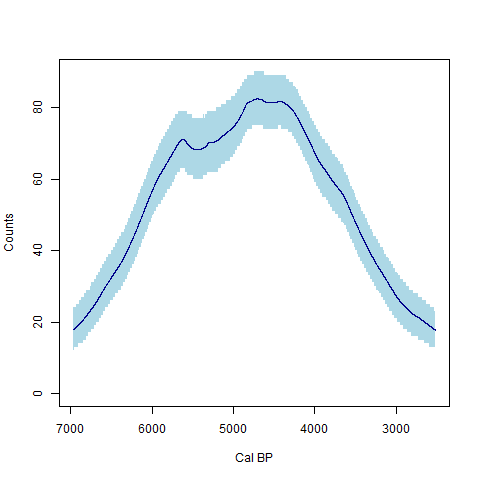

The script that saved this image:
##############################
### FIGURE 6. SITE COUNTS ###
############################

# Load Required Libraries
library(rcarbon)
setwd("~/BayesMegaliths-master") # Set first the working directory at the BayesMegaliths-master folder, as this script is coded to have that folder as the root
library(here)

## A) CREATE THE SAMPLE POSTERIORS

# Read bespoke R functions (located in "src" folder)
source(here('src','oxcalScriptCreator.R'))

# Read C14 database with only those sites that contains more than 1 radiocarbon date
dates = read.csv2(here('data','C14dates_Iberia1.csv'), sep=";",na='n/a')

# Create OxCalScript (and save it into oxcalscripts folder)
oxcalScriptGen(id=dates$LabNumber,c14age=dates$C14,errors=dates$STD,group=NULL,site=dates$SiteID,fn=here('oxcalscripts','script.oxcal'),interval=100,mcnsim=5000,mcname="MCMC_uniform",model=c("uniform"))

# Run OxCalScript Locally (Notice this may take several hours).
quickSetupOxcal()
oxcalscript <- read_file(here("oxcalscripts","script.oxcal"))
result_file <- executeOxcalScript(oxcalscript) # This will create an output (MCMC_uniform.csv) stored in a local temporary file (in Windows OS). Please, manually search for it and save it on "oxcalresults" folder

# Create the MCMC samples posteriors
mcmcoutput=read.csv(here("oxcalresults", "MCMC_uniform.csv"))
mcmcoutput = mcmcoutput[,-c(1,ncol(mcmcoutput))] # Remove unused columns
index=which(apply(mcmcoutput,1,max)>1950) # identify instances with posterior outside calibration range
mcmcoutput = mcmcoutput[-index,]
mcmcoutput = apply(mcmcoutput,2,BCADtoBP) # Convert to BP

# Each row of mcmcoutput is a possible start and end date for each site
# You can run this as an example:
rindex = sample(nrow(mcmcoutput),size=1)
plot(0,0,type='l',xlim=rev(range(mcmcoutput[rindex,])),ylim=c(0.5,3.5),axes=FALSE,xlab='cal BP',ylab='Sites')
axis(2,at=1:3,labels=unique(test$SiteIDNew))
axis(1)
lines(c(mcmcoutput[rindex,1:2]),c(1,1),lwd=2)
lines(c(mcmcoutput[rindex,3:4]),c(2,2),lwd=2)
lines(c(mcmcoutput[rindex,5:6]),c(3,3),lwd=2)
# On this simple plot you can see how we accounted for site duration in the case of three sites

## B) SITE COUNTS

# Read bespoke R functions (located in "src" folder)
source(here('src','sampleCounts.R')) 

# Read MCMC output
x = read.csv(here('oxcalresults','MCMC_uniform.csv'))

# Eliminate pass number and last column
x = x[,-c(1,ncol(x))]

# Count the number of sites for a given chronological block, for each of the possible results
cntMatrix = sampleCounts(x) # This may take a couple of minutes

# Plot Figure 6 and save it to "figures" folder
png(file=here('figures','Figure 6.png'),width = 480,height=480)
plotCntMat(cntMatrix)
dev.off()
